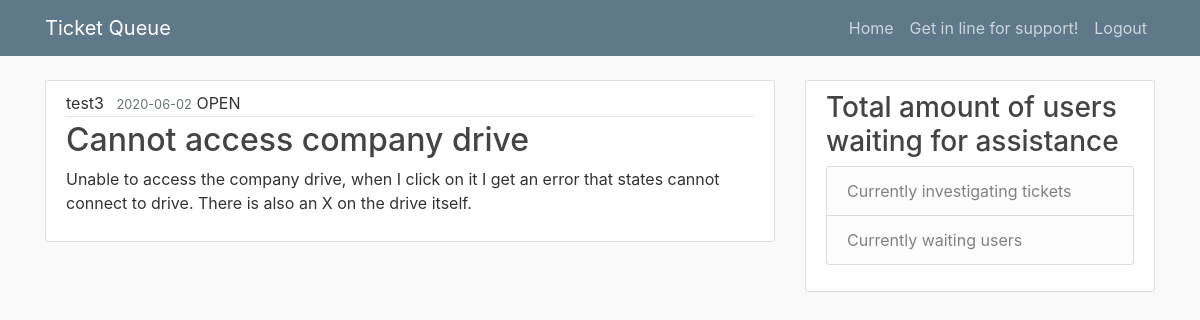
Page /user_search_ticket/1 (signed in) on the committed database.
### helpdeskqueue/models.py (models this page shows, shortened)
class User(db.Model, UserMixin):
    id = db.Column(db.Integer, primary_key = True)
    username = db.Column(db.String(20), unique = True, nullable = False)
    user_type = db.Column(db.String(20), unique = True, nullable = False)
    email = db.Column(db.String(120), unique = True, nullable = False)
    password = db.Column(db.String(60), nullable = False)
    posts = db.relationship('Post', backref = 'author', lazy = True)

class Post(db.Model):
    id = db.Column(db.Integer, primary_key = True)
    title = db.Column(db.String(100), nullable = False)
    date_posted = db.Column(db.DateTime, nullable = False, default = datetime.utcnow)
    content = db.Column(db.Text, nullable = False)
    category = db.Column(db.Text, nullable = False)
    status = db.Column(db.Text, nullable = False)
    user_id = db.Column(db.Integer, db.ForeignKey('user.id'), nullable = False)
    notes = db.Column(db.String, nullable = True)
    assisted_by = db.Column(db.String, nullable = True)
    def __repr__(self):
        return f"Post('{self.title}','{self.date_posted}, {self.status}, {self.user_id}')"

### helpdeskqueue/routes.py (the view)
@app.route("/user_search_ticket/<int:post_id>", methods = ['GET', 'POST'])
@login_required
def user_search_ticket(post_id):
    print("##########################################", post_id)
    form = QueueForm()
    post = Post.query.get(post_id)
    print("##############################################################",post)
    return render_template('user_search_ticket.html', post = post, admin = admin, status = status, form = form)

### helpdeskqueue/models.py (called while the page is built)
@login_manager.user_loader
def load_user(user_id):
    return User.query.get(int(user_id))

### helpdeskqueue/templates/user_search_ticket.html
{% extends 'layout.html' %}
{% block content %}
    <article class="media content-section">
        <div class="media-body">
          <div class="article-metadata">
            <a class="mr-2" >{{ post.author.username }}</a>
            <small class="text-muted">{{ post.date_posted.strftime('%Y-%m-%d') }}</small>
            <a class = "uppercase">{{ post.status }}</a>
          </div>
          <h2 class = "article-title">{{ post.title }}</h2>
          <p class= "article-content">{{ post.content }}</p>
        </div>
      </article>
{% endblock content %}

### helpdeskqueue/static/main.css (style rules this page uses)
body { background: #fafafa; color: #333333; margin-top: 5rem; }
h1, h2, h3, h4, h5, h6 { color: #444444; }
.content-section { background: #ffffff; padding: 10px 20px; border: 1px solid #dddddd; border-radius: 3px; margin-bottom: 20px; }
.article-title { color: #444444; }
.article-content { white-space: pre-line; }
.article-metadata { padding-bottom: 1px; margin-bottom: 4px; border-bottom: 1px solid #e3e3e3 }
.uppercase { text-transform: uppercase; }

### rows in the picture
User: author.username "test3"
Post: date_posted "2020-06-02", status "OPEN", title "Cannot access company drive", content "Unable to access the company drive, when I click on it I get an error that states cannot connect to drive. There is also an X on the drive itself."
